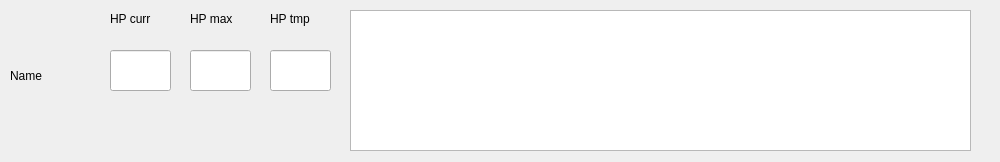
<?xml version="1.0" encoding="UTF-8"?>
<ui version="4.0">
 <class>CombatantWidget</class>
 <widget class="QWidget" name="CombatantWidget">
  <property name="geometry">
   <rect>
    <x>0</x>
    <y>0</y>
    <width>1000</width>
    <height>162</height>
   </rect>
  </property>
  <property name="windowTitle">
   <string>CombatantWidget</string>
  </property>
  <widget class="QLabel" name="label_name">
   <property name="geometry">
    <rect>
     <x>10</x>
     <y>50</y>
     <width>101</width>
     <height>51</height>
    </rect>
   </property>
   <property name="text">
    <string>Name</string>
   </property>
  </widget>
  <widget class="QLineEdit" name="lineEdit_hp_curr">
   <property name="geometry">
    <rect>
     <x>110</x>
     <y>50</y>
     <width>61</width>
     <height>41</height>
    </rect>
   </property>
  </widget>
  <widget class="QLineEdit" name="lineEdit_hp_max">
   <property name="geometry">
    <rect>
     <x>190</x>
     <y>50</y>
     <width>61</width>
     <height>41</height>
    </rect>
   </property>
  </widget>
  <widget class="QLineEdit" name="lineEdit_hp_tmp">
   <property name="geometry">
    <rect>
     <x>270</x>
     <y>50</y>
     <width>61</width>
     <height>41</height>
    </rect>
   </property>
  </widget>
  <widget class="QLabel" name="label_2">
   <property name="geometry">
    <rect>
     <x>110</x>
     <y>10</y>
     <width>66</width>
     <height>17</height>
    </rect>
   </property>
   <property name="text">
    <string>HP curr</string>
   </property>
  </widget>
  <widget class="QLabel" name="label_3">
   <property name="geometry">
    <rect>
     <x>190</x>
     <y>10</y>
     <width>66</width>
     <height>17</height>
    </rect>
   </property>
   <property name="text">
    <string>HP max</string>
   </property>
  </widget>
  <widget class="QLabel" name="label_4">
   <property name="geometry">
    <rect>
     <x>270</x>
     <y>10</y>
     <width>66</width>
     <height>17</height>
    </rect>
   </property>
   <property name="text">
    <string>HP tmp</string>
   </property>
  </widget>
  <widget class="QListWidget" name="listWidget_effect">
   <property name="geometry">
    <rect>
     <x>350</x>
     <y>10</y>
     <width>621</width>
     <height>141</height>
    </rect>
   </property>
  </widget>
 </widget>
 <resources/>
 <connections/>
</ui>
